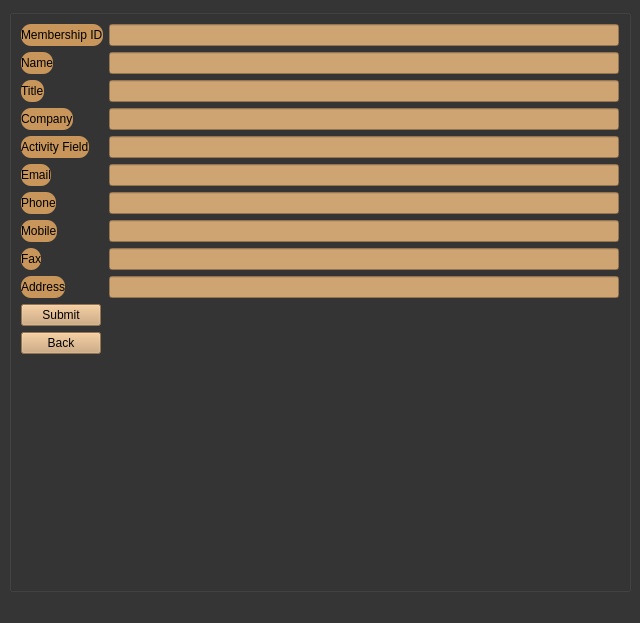
<?xml version="1.0" encoding="UTF-8"?>
<ui version="4.0">
 <class>MainWindow</class>
 <widget class="QMainWindow" name="MainWindow">
  <property name="geometry">
   <rect>
    <x>0</x>
    <y>0</y>
    <width>640</width>
    <height>623</height>
   </rect>
  </property>
  <property name="windowTitle">
   <string>MainWindow</string>
  </property>
  <property name="styleSheet">
   <string notr="true">background-color:rgb(53, 53, 53)</string>
  </property>
  <widget class="QWidget" name="centralwidget">
   <layout class="QGridLayout" name="gridLayout">
    <item row="0" column="1">
     <widget class="QGroupBox" name="groupBox">
      <property name="font">
       <font>
        <pointsize>18</pointsize>
        <weight>50</weight>
        <italic>false</italic>
        <bold>false</bold>
        <kerning>true</kerning>
       </font>
      </property>
      <property name="styleSheet">
       <string notr="true"/>
      </property>
      <property name="title">
       <string/>
      </property>
      <layout class="QGridLayout" name="gridLayout_2">
       <item row="1" column="0">
        <layout class="QFormLayout" name="formLayout">
         <item row="0" column="0">
          <widget class="QLabel" name="label">
           <property name="styleSheet">
            <string notr="true">background-color:rgb(200, 149, 90);
border-radius: 10px;
 min-height: 20px;
 min-width: 20px;</string>
           </property>
           <property name="text">
            <string>Membership ID</string>
           </property>
          </widget>
         </item>
         <item row="1" column="0">
          <widget class="QLabel" name="label_2">
           <property name="styleSheet">
            <string notr="true">background-color:rgb(200, 149, 90);
border-radius: 10px;
min-height: 20px;
min-width: 20px;</string>
           </property>
           <property name="text">
            <string>Name</string>
           </property>
          </widget>
         </item>
         <item row="2" column="0">
          <widget class="QLabel" name="label_3">
           <property name="styleSheet">
            <string notr="true">background-color:rgb(200, 149, 90);
border-radius: 10px;
min-height: 20px;
min-width: 20px;</string>
           </property>
           <property name="text">
            <string>Title</string>
           </property>
          </widget>
         </item>
         <item row="3" column="0">
          <widget class="QLabel" name="label_4">
           <property name="styleSheet">
            <string notr="true">background-color:rgb(200, 149, 90);
border-radius: 10px;
min-height: 20px;
min-width: 20px;</string>
           </property>
           <property name="text">
            <string>Company</string>
           </property>
          </widget>
         </item>
         <item row="4" column="0">
          <widget class="QLabel" name="label_5">
           <property name="styleSheet">
            <string notr="true">background-color:rgb(200, 149, 90);
border-radius: 10px;
min-height: 20px;
min-width: 20px;</string>
           </property>
           <property name="text">
            <string>Activity Field</string>
           </property>
          </widget>
         </item>
         <item row="5" column="0">
          <widget class="QLabel" name="label_6">
           <property name="styleSheet">
            <string notr="true">background-color:rgb(200, 149, 90);
border-radius: 10px;
min-height: 20px;
min-width: 20px;</string>
           </property>
           <property name="text">
            <string>Email</string>
           </property>
          </widget>
         </item>
         <item row="6" column="0">
          <widget class="QLabel" name="label_7">
           <property name="styleSheet">
            <string notr="true">background-color:rgb(200, 149, 90);
border-radius: 10px;
min-height: 20px;
min-width: 20px;</string>
           </property>
           <property name="text">
            <string>Phone</string>
           </property>
          </widget>
         </item>
         <item row="7" column="0">
          <widget class="QLabel" name="label_8">
           <property name="styleSheet">
            <string notr="true">background-color:rgb(200, 149, 90);
border-radius: 10px;
min-height: 20px;
min-width: 20px;</string>
           </property>
           <property name="text">
            <string>Mobile</string>
           </property>
          </widget>
         </item>
         <item row="10" column="0">
          <widget class="QLabel" name="label_9">
           <property name="styleSheet">
            <string notr="true">background-color:rgb(200, 149, 90);
border-radius: 10px;
min-height: 20px;
min-width: 20px;</string>
           </property>
           <property name="text">
            <string>Address</string>
           </property>
          </widget>
         </item>
         <item row="0" column="1">
          <widget class="QLineEdit" name="id_lineEdit">
           <property name="styleSheet">
            <string notr="true">background-color:rgb(206, 164, 114);
</string>
           </property>
          </widget>
         </item>
         <item row="1" column="1">
          <widget class="QLineEdit" name="name_lineEdit">
           <property name="styleSheet">
            <string notr="true">background-color:rgb(206, 164, 114)</string>
           </property>
          </widget>
         </item>
         <item row="2" column="1">
          <widget class="QLineEdit" name="title_lineEdit">
           <property name="styleSheet">
            <string notr="true">background-color:rgb(206, 164, 114)</string>
           </property>
          </widget>
         </item>
         <item row="3" column="1">
          <widget class="QLineEdit" name="company_lineEdit">
           <property name="styleSheet">
            <string notr="true">background-color:rgb(206, 164, 114)</string>
           </property>
          </widget>
         </item>
         <item row="4" column="1">
          <widget class="QLineEdit" name="activity_field_lineEdit">
           <property name="styleSheet">
            <string notr="true">background-color:rgb(206, 164, 114)</string>
           </property>
          </widget>
         </item>
         <item row="5" column="1">
          <widget class="QLineEdit" name="email_lineEdit">
           <property name="styleSheet">
            <string notr="true">background-color:rgb(206, 164, 114)</string>
           </property>
          </widget>
         </item>
         <item row="6" column="1">
          <widget class="QLineEdit" name="phone_lineEdit">
           <property name="styleSheet">
            <string notr="true">background-color:rgb(206, 164, 114)</string>
           </property>
          </widget>
         </item>
         <item row="7" column="1">
          <widget class="QLineEdit" name="mobile_lineEdit">
           <property name="styleSheet">
            <string notr="true">background-color:rgb(206, 164, 114)</string>
           </property>
          </widget>
         </item>
         <item row="10" column="1">
          <widget class="QLineEdit" name="address_lineEdit">
           <property name="styleSheet">
            <string notr="true">background-color:rgb(206, 164, 114)</string>
           </property>
          </widget>
         </item>
         <item row="11" column="0">
          <widget class="QPushButton" name="submit_butt">
           <property name="styleSheet">
            <string notr="true">background-color:rgb(206, 164, 114);
</string>
           </property>
           <property name="text">
            <string>Submit</string>
           </property>
          </widget>
         </item>
         <item row="12" column="0">
          <widget class="QPushButton" name="back_butt">
           <property name="styleSheet">
            <string notr="true">background-color:rgb(206, 164, 114)</string>
           </property>
           <property name="text">
            <string>Back</string>
           </property>
          </widget>
         </item>
         <item row="8" column="0">
          <widget class="QLabel" name="label_10">
           <property name="styleSheet">
            <string notr="true">background-color:rgb(200, 149, 90);
border-radius: 10px;
min-height: 20px;
min-width: 20px;</string>
           </property>
           <property name="text">
            <string>Fax</string>
           </property>
          </widget>
         </item>
         <item row="8" column="1">
          <widget class="QLineEdit" name="fax_lineEdit">
           <property name="styleSheet">
            <string notr="true">background-color:rgb(206, 164, 114)</string>
           </property>
          </widget>
         </item>
        </layout>
       </item>
      </layout>
     </widget>
    </item>
   </layout>
  </widget>
  <widget class="QMenuBar" name="menubar">
   <property name="geometry">
    <rect>
     <x>0</x>
     <y>0</y>
     <width>640</width>
     <height>22</height>
    </rect>
   </property>
  </widget>
  <widget class="QStatusBar" name="statusbar"/>
 </widget>
 <resources/>
 <connections/>
</ui>
